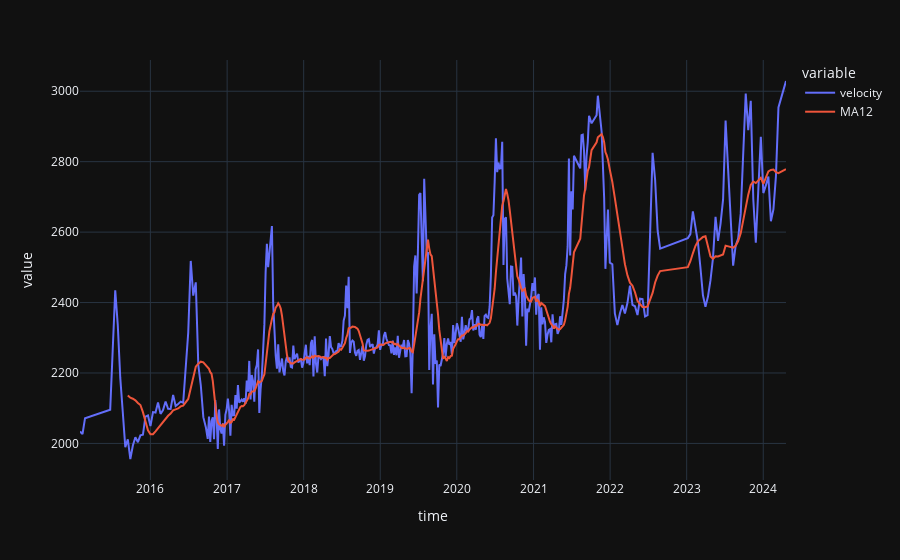

Notebook source saved alongside this figure:
### Markdown cell above
Create a monthly rolling average of the data to plot with the velocity data.

### Code cell
# create 12 month moving average
df.rename(columns={'VelocitySeries': 'velocity'}, inplace=True)
df['MA12'] = df['velocity'].rolling(12).mean()

# plot the data and monthly average
fig = px.line(df, x="time", y=["velocity", "MA12"], template = 'plotly_dark')``
fig.show()

### Figure 1 — Plotly figure (JSON) as saved in the notebook; plotly's stock layout.template omitted (floating-point values rounded to 4 significant figures; data arrays with more than 128 entries replaced by an {"elided": "..."} marker saying what was removed)
{"data": [{"hovertemplate": "variable=velocity<br>time=%{x}<br>value=%{y}<extra></extra>", "legendgroup": "velocity", "line": {"color": "#636efa", "dash": "solid"}, "marker": {"symbol": "circle"}, "mode": "lines", "name": "velocity", "orientation": "v", "showlegend": true, "type": "scatter", "x": {"elided": "405 str values"}, "xaxis": "x", "y": {"elided": "405 float values"}, "yaxis": "y"}, {"hovertemplate": "variable=MA12<br>time=%{x}<br>value=%{y}<extra></extra>", "legendgroup": "MA12", "line": {"color": "#EF553B", "dash": "solid"}, "marker": {"symbol": "circle"}, "mode": "lines", "name": "MA12", "orientation": "v", "showlegend": true, "type": "scatter", "x": {"elided": "405 str values"}, "xaxis": "x", "y": {"elided": "405 float values"}, "yaxis": "y"}], "layout": {"legend": {"title": {"text": "variable"}, "tracegroupgap": 0}, "margin": {"t": 60}, "xaxis": {"anchor": "y", "domain": [0, 1], "title": {"text": "time"}}, "yaxis": {"anchor": "x", "domain": [0, 1], "title": {"text": "value"}}}}
